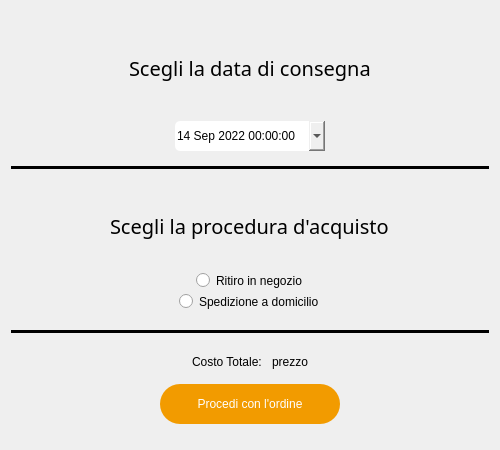
<?xml version="1.0" encoding="UTF-8"?>
<ui version="4.0">
 <class>Form</class>
 <widget class="QWidget" name="Form">
  <property name="geometry">
   <rect>
    <x>0</x>
    <y>0</y>
    <width>500</width>
    <height>450</height>
   </rect>
  </property>
  <property name="sizePolicy">
   <sizepolicy hsizetype="Expanding" vsizetype="Expanding">
    <horstretch>0</horstretch>
    <verstretch>0</verstretch>
   </sizepolicy>
  </property>
  <property name="minimumSize">
   <size>
    <width>450</width>
    <height>450</height>
   </size>
  </property>
  <property name="maximumSize">
   <size>
    <width>500</width>
    <height>500</height>
   </size>
  </property>
  <property name="windowTitle">
   <string>Form</string>
  </property>
  <property name="styleSheet">
   <string notr="true">border:none;</string>
  </property>
  <layout class="QVBoxLayout" name="verticalLayout">
   <item>
    <widget class="QFrame" name="frame_5">
     <property name="sizePolicy">
      <sizepolicy hsizetype="Expanding" vsizetype="Expanding">
       <horstretch>0</horstretch>
       <verstretch>0</verstretch>
      </sizepolicy>
     </property>
     <property name="frameShape">
      <enum>QFrame::StyledPanel</enum>
     </property>
     <property name="frameShadow">
      <enum>QFrame::Raised</enum>
     </property>
     <layout class="QVBoxLayout" name="verticalLayout_5">
      <item alignment="Qt::AlignHCenter">
       <widget class="QLabel" name="label">
        <property name="font">
         <font>
          <family>Tiro Kannada</family>
          <pointsize>15</pointsize>
         </font>
        </property>
        <property name="text">
         <string>Scegli la data di consegna</string>
        </property>
       </widget>
      </item>
      <item alignment="Qt::AlignHCenter">
       <widget class="QDateTimeEdit" name="time_edit_consegna">
        <property name="sizePolicy">
         <sizepolicy hsizetype="Expanding" vsizetype="Expanding">
          <horstretch>0</horstretch>
          <verstretch>0</verstretch>
         </sizepolicy>
        </property>
        <property name="minimumSize">
         <size>
          <width>150</width>
          <height>0</height>
         </size>
        </property>
        <property name="maximumSize">
         <size>
          <width>200</width>
          <height>30</height>
         </size>
        </property>
        <property name="styleSheet">
         <string notr="true">border-radius:5px;</string>
        </property>
        <property name="minimumDateTime">
         <datetime>
          <hour>0</hour>
          <minute>0</minute>
          <second>0</second>
          <year>2022</year>
          <month>9</month>
          <day>14</day>
         </datetime>
        </property>
        <property name="calendarPopup">
         <bool>true</bool>
        </property>
       </widget>
      </item>
     </layout>
    </widget>
   </item>
   <item>
    <widget class="Line" name="line">
     <property name="styleSheet">
      <string notr="true">
border:2px solid black;</string>
     </property>
     <property name="orientation">
      <enum>Qt::Horizontal</enum>
     </property>
    </widget>
   </item>
   <item>
    <widget class="QFrame" name="frame_3">
     <property name="sizePolicy">
      <sizepolicy hsizetype="Expanding" vsizetype="Expanding">
       <horstretch>0</horstretch>
       <verstretch>0</verstretch>
      </sizepolicy>
     </property>
     <property name="frameShape">
      <enum>QFrame::StyledPanel</enum>
     </property>
     <property name="frameShadow">
      <enum>QFrame::Raised</enum>
     </property>
     <layout class="QVBoxLayout" name="verticalLayout_2">
      <item alignment="Qt::AlignHCenter">
       <widget class="QLabel" name="label_2">
        <property name="font">
         <font>
          <family>Tiro Kannada</family>
          <pointsize>15</pointsize>
          <italic>false</italic>
          <bold>false</bold>
         </font>
        </property>
        <property name="text">
         <string>Scegli la procedura d'acquisto</string>
        </property>
       </widget>
      </item>
      <item alignment="Qt::AlignHCenter">
       <widget class="QRadioButton" name="ritiro_negozio">
        <property name="cursor">
         <cursorShape>PointingHandCursor</cursorShape>
        </property>
        <property name="text">
         <string>Ritiro in negozio</string>
        </property>
       </widget>
      </item>
      <item alignment="Qt::AlignHCenter">
       <widget class="QRadioButton" name="spedizione">
        <property name="cursor">
         <cursorShape>PointingHandCursor</cursorShape>
        </property>
        <property name="text">
         <string>Spedizione a domicilio</string>
        </property>
       </widget>
      </item>
      <item>
       <widget class="QFrame" name="slide_frame">
        <property name="sizePolicy">
         <sizepolicy hsizetype="Expanding" vsizetype="Expanding">
          <horstretch>0</horstretch>
          <verstretch>0</verstretch>
         </sizepolicy>
        </property>
        <property name="maximumSize">
         <size>
          <width>16777215</width>
          <height>0</height>
         </size>
        </property>
        <property name="styleSheet">
         <string notr="true">border:none;</string>
        </property>
        <property name="frameShape">
         <enum>QFrame::StyledPanel</enum>
        </property>
        <property name="frameShadow">
         <enum>QFrame::Raised</enum>
        </property>
        <layout class="QVBoxLayout" name="verticalLayout_4">
         <property name="topMargin">
          <number>0</number>
         </property>
         <property name="bottomMargin">
          <number>0</number>
         </property>
         <item>
          <widget class="QLineEdit" name="indirizzo_consegna">
           <property name="sizePolicy">
            <sizepolicy hsizetype="Expanding" vsizetype="Expanding">
             <horstretch>0</horstretch>
             <verstretch>0</verstretch>
            </sizepolicy>
           </property>
           <property name="maximumSize">
            <size>
             <width>16777215</width>
             <height>30</height>
            </size>
           </property>
           <property name="placeholderText">
            <string>Immetti un indirizzo di consegna</string>
           </property>
          </widget>
         </item>
        </layout>
       </widget>
      </item>
     </layout>
    </widget>
   </item>
   <item>
    <widget class="Line" name="line_2">
     <property name="styleSheet">
      <string notr="true">
border:2px solid black;</string>
     </property>
     <property name="orientation">
      <enum>Qt::Horizontal</enum>
     </property>
    </widget>
   </item>
   <item>
    <widget class="QFrame" name="frame">
     <property name="sizePolicy">
      <sizepolicy hsizetype="Expanding" vsizetype="Expanding">
       <horstretch>0</horstretch>
       <verstretch>0</verstretch>
      </sizepolicy>
     </property>
     <property name="maximumSize">
      <size>
       <width>16777215</width>
       <height>100</height>
      </size>
     </property>
     <property name="frameShape">
      <enum>QFrame::StyledPanel</enum>
     </property>
     <property name="frameShadow">
      <enum>QFrame::Raised</enum>
     </property>
     <layout class="QVBoxLayout" name="verticalLayout_3">
      <property name="spacing">
       <number>0</number>
      </property>
      <property name="leftMargin">
       <number>0</number>
      </property>
      <property name="topMargin">
       <number>0</number>
      </property>
      <property name="rightMargin">
       <number>0</number>
      </property>
      <property name="bottomMargin">
       <number>15</number>
      </property>
      <item alignment="Qt::AlignHCenter">
       <widget class="QFrame" name="frame_4">
        <property name="styleSheet">
         <string notr="true">border:none</string>
        </property>
        <property name="frameShape">
         <enum>QFrame::StyledPanel</enum>
        </property>
        <property name="frameShadow">
         <enum>QFrame::Raised</enum>
        </property>
        <layout class="QHBoxLayout" name="horizontalLayout_2">
         <property name="leftMargin">
          <number>9</number>
         </property>
         <property name="topMargin">
          <number>0</number>
         </property>
         <property name="bottomMargin">
          <number>0</number>
         </property>
         <item alignment="Qt::AlignHCenter">
          <widget class="QLabel" name="label_3">
           <property name="maximumSize">
            <size>
             <width>80</width>
             <height>16777215</height>
            </size>
           </property>
           <property name="text">
            <string>Costo Totale: </string>
           </property>
          </widget>
         </item>
         <item alignment="Qt::AlignLeft">
          <widget class="QLabel" name="prezzo_totale">
           <property name="text">
            <string>prezzo</string>
           </property>
          </widget>
         </item>
        </layout>
       </widget>
      </item>
      <item alignment="Qt::AlignHCenter">
       <widget class="QPushButton" name="ordina_button">
        <property name="minimumSize">
         <size>
          <width>180</width>
          <height>40</height>
         </size>
        </property>
        <property name="cursor">
         <cursorShape>PointingHandCursor</cursorShape>
        </property>
        <property name="styleSheet">
         <string notr="true">QPushButton{
   
	background-color: rgb(242, 155, 0);
     border:none;
     color:rgb(255,255,255); 
     border-radius:20px;
   
}
QPushButton:hover {
	
	background-color: rgba(242, 155, 20,150);
     border-left: 2px solid rgb(173, 107,0);
     border-right: 2px solid rgb(173, 107,0);
     border-bottom: 3px solid rgb(173, 107,0);
}
QPushButton:pressed {
	
	background-color: rgba(255, 224, 0,75);
     border-left: 2px solid rgb(173, 107,0);
     border-right: 2px solid rgb(173, 107,0); 
     border-bottom: none;
}</string>
        </property>
        <property name="text">
         <string>Procedi con l'ordine</string>
        </property>
       </widget>
      </item>
     </layout>
    </widget>
   </item>
  </layout>
 </widget>
 <resources/>
 <connections/>
</ui>
